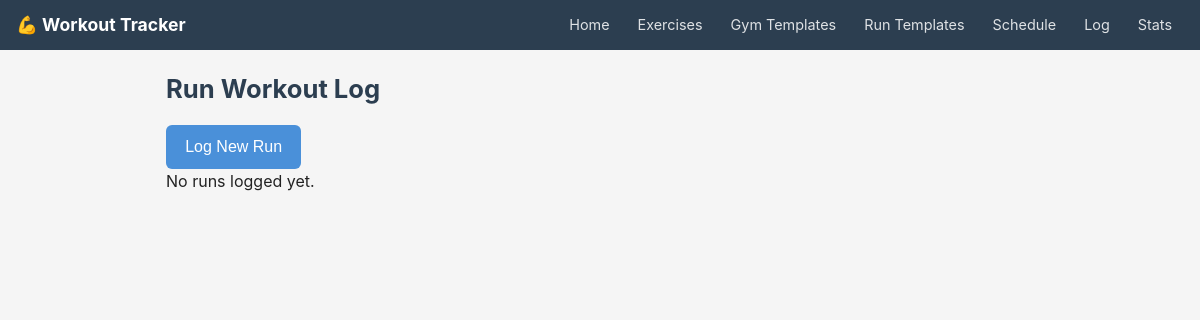
Before: /log/run with the older database file.
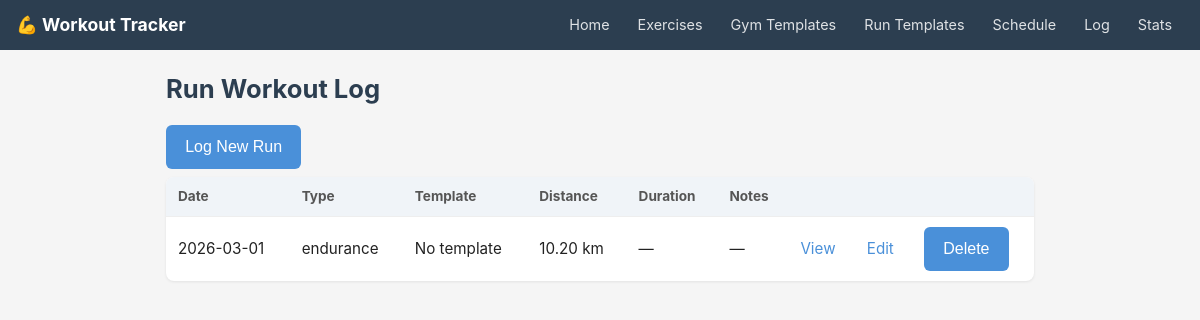
After: the same page with the newer database file.
### tables this page shows
CREATE TABLE completed_run_workouts (
        id                     INTEGER PRIMARY KEY AUTOINCREMENT,
        date                   TEXT NOT NULL,
        run_template_id        INTEGER REFERENCES run_templates(id),  -- soft reference, nullable
        run_type               TEXT NOT NULL,
        total_distance_meters  REAL,
        total_duration_seconds INTEGER,
        garmin_activity_id     TEXT,
        notes                  TEXT
    );

### routers/completed_run.py (the view)
@router.get("", response_class=HTMLResponse)
def list_run_logs(request: Request):
    conn = get_connection()
    workouts = conn.execute("""
        SELECT crw.*, rt.name as template_name
        FROM completed_run_workouts crw
        LEFT JOIN run_templates rt ON rt.id = crw.run_template_id
        ORDER BY crw.date DESC
    """).fetchall()
    conn.close()
    return templates.TemplateResponse("completed_run/list.html", {
        "request": request,
        "workouts": workouts
    })

### templates/completed_run/list.html (shortened to what this page needs)
{% extends "base.html" %}
{% block content %}
<h1>Run Workout Log</h1>
<a href="/log/run/new"><button>Log New Run</button></a>
{% include "completed_run/partials/workout_table.html" %}
{% endblock %}

### templates/completed_run/partials/workout_table.html
<div id="workout-table">
    {% if workouts %}
    <table>
        <thead>
            <tr>
                <th>Date</th>
                <th>Type</th>
                <th>Template</th>
                <th>Distance</th>
                <th>Duration</th>
                <th>Notes</th>
                <th></th>
                <th></th>
                <th></th>
            </tr>
        </thead>
        <tbody>
            {% for w in workouts %}
            <tr>
                <td>{{ w.date }}</td>
                <td>{{ w.run_type }}</td>
                <td>{{ w.template_name or "No template" }}</td>
                <td>
                    {% if w.total_distance_meters %}
                        {{ "%.2f"|format(w.total_distance_meters / 1000) }} km
                    {% else %}—{% endif %}
                </td>
                <td>
                    {% if w.total_duration_seconds %}
                        {% set h = w.total_duration_seconds // 3600 %}
                        {% set m = (w.total_duration_seconds % 3600) // 60 %}
                        {% set s = w.total_duration_seconds % 60 %}
                        {% if h > 0 %}{{ h }}:{{ "%02d"|format(m) }}:{{ "%02d"|format(s) }}
                        {% else %}{{ m }}:{{ "%02d"|format(s) }}{% endif %}
                    {% else %}—{% endif %}
                </td>
                <td>{{ w.notes or "—" }}</td>
                <td><a href="/log/run/{{ w.id }}">View</a></td>
                <td><a href="/log/run/{{ w.id }}/edit">Edit</a></td>
                <td>
                    <button
                        hx-delete="/log/run/{{ w.id }}"
                        hx-target="#workout-table"
                        hx-swap="outerHTML"
                        hx-confirm="Delete this workout?">
                        Delete
                    </button>
                </td>
            </tr>
            {% endfor %}
        </tbody>
    </table>
    {% else %}
    <p>No runs logged yet.</p>
    {% endif %}
</div>

Changed rows visible on the page:
added completed_run_workouts: date "2026-03-01", run_type "endurance", template_name "No template", w.total_distance_meters/1000 "10.20", notes "—"
Other visible differences:
text no longer shown: "No runs logged yet."
text now shown: "Date Type Template Distance Duration Notes"
